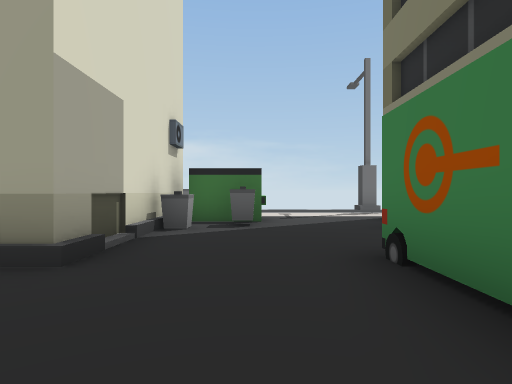
view 1 (above)

16 first-person views from a walk through a Unity game level. The camera is 1.2 m above the floor, looks level and sees 75° across. The floor is counted in squares, 2 m on a side. Each view is taken from the middle of a square. On the plan, view 1 faces up. The plan holds only what a view shows up to about 10 squares ahead; the rest is blank. The place goes on beyond the plan. The player character is not drawn.

view 2
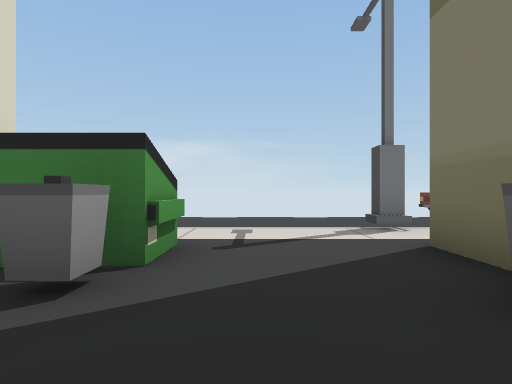

view 3
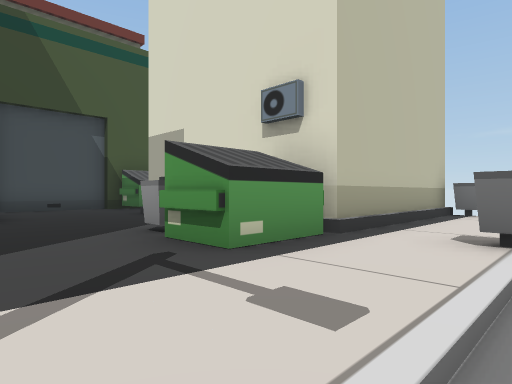

view 4
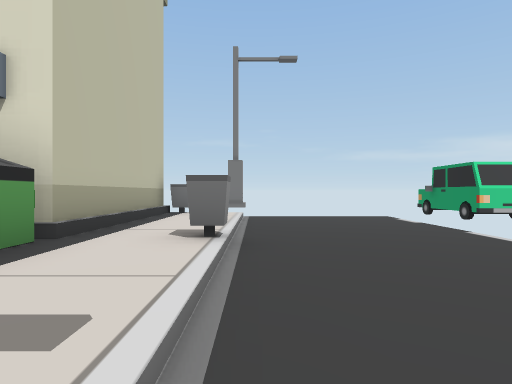

view 5
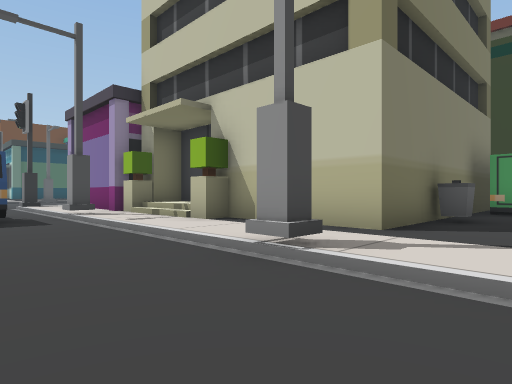

view 6
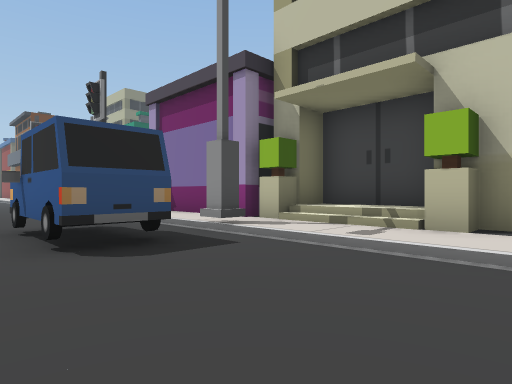

view 7
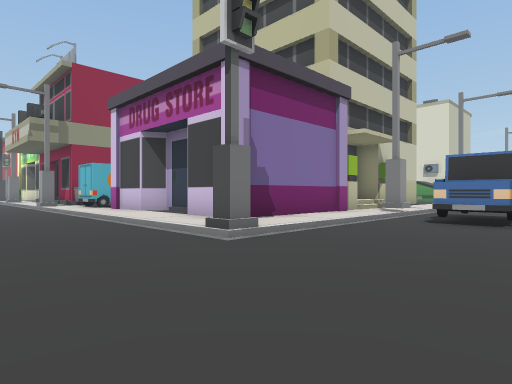

view 8
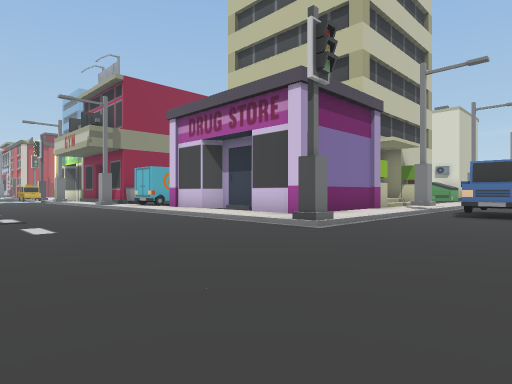

view 9
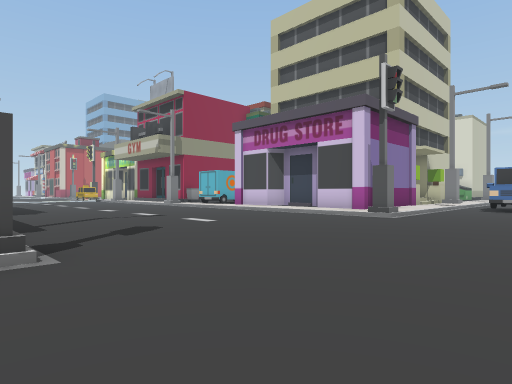

view 10
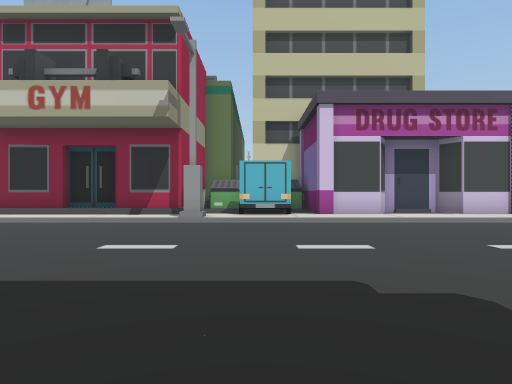

view 11
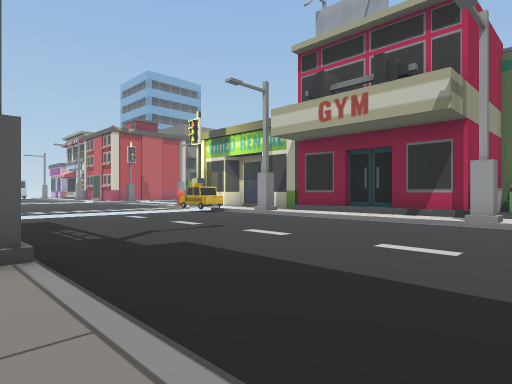

view 12
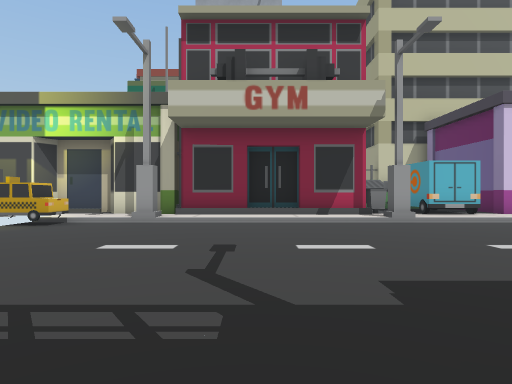

view 13
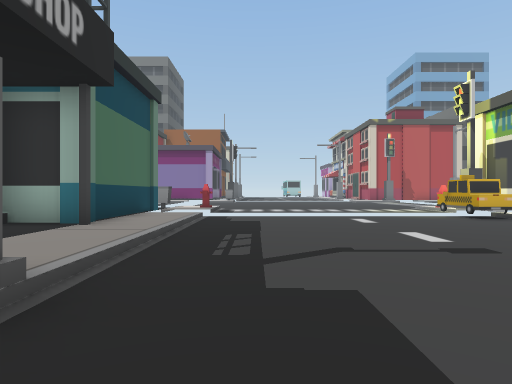

view 14
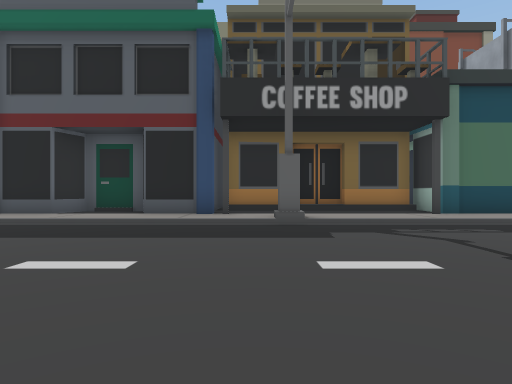

view 15
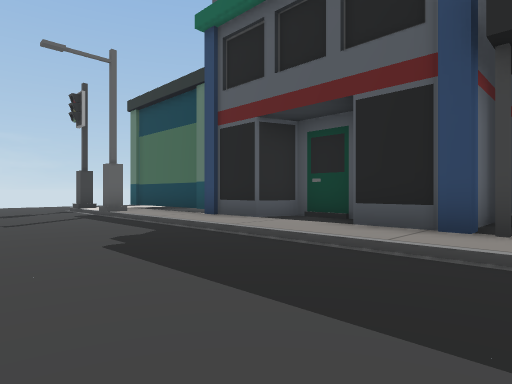

view 16
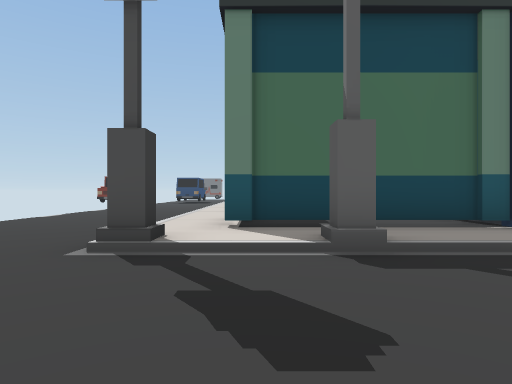

### Floor plan
Key: @ floor where view 1 was taken; # wall or solid block; . main floor; : floor 0.25 m higher than the main floor; / step, stairs or slope; B bin; U dumpster; A van; C car; T taxi; O other object.
Columns run from 6 left of view 1 to 27 right of it. Each row starts with its distance up from view 1.
 13 ................    .......... ...
 12 ...............CCC................
 11 ...............CCC...............
 10 ....B....#........... ............
  9 :::::::::/::://#:::::O.......O::::
  8 B:::::::::::O///####//.......:#
  7  ####UU::#   ####  #:/......#/#
  6     #BB::B         #:/.......:#
  5     #::::#         #:/.......:#
  4     #::::#         #:/.......:#
  3     #:::##         ##/.......:##
  2     :::: #          #/.......::#
  1    UU:::A#          #/.......::#
  0     #:@#            ##.......:##
 -1     ####           ###.......:##
 -2                     #/.......::#
 -3                     //.......#:##
 -4                     //.......::/#
 -5                     #/.......::##
 -6                    ###.......:##
 -7                    #:/.......:##
 -8                    #:/.......:#
 -9                    #:/T......:#
-10                    # TT       #
-11                    # /.....

Where each view was taken, in squares from view 1:
view 1: 0 up, 0 right, facing up
view 2: 4 up, 1 right, facing up
view 3: 10 up, 2 right, facing down-left
view 4: 10 up, 2 right, facing left
view 5: 12 up, 1 right, facing down-right
view 6: 13 up, 5 right, facing down-right
view 7: 13 up, 18 right, facing down-left
view 8: 13 up, 20 right, facing down-left
view 9: 13 up, 23 right, facing down-left
view 10: 1 up, 23 right, facing left
view 11: 1 up, 23 right, facing down-left
view 12: 4 down, 23 right, facing left
view 13: 1 down, 21 right, facing down
view 14: 2 down, 16 right, facing right
view 15: 2 down, 19 right, facing up-right
view 16: 8 up, 19 right, facing right
